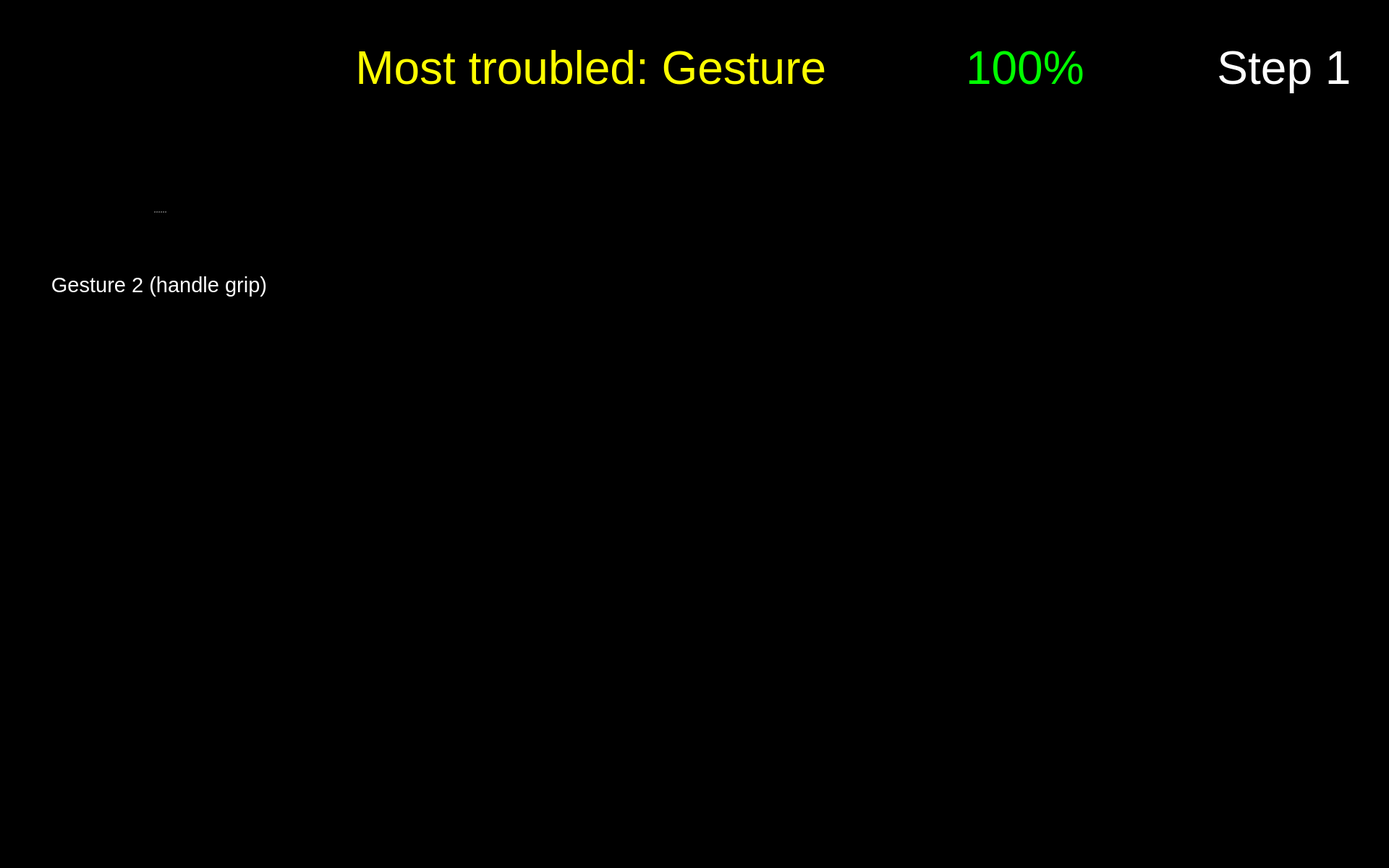
<?xml version="1.0" encoding="UTF-8"?>
<ui version="4.0">
 <class>Form</class>
 <widget class="QWidget" name="Form">
  <property name="geometry">
   <rect>
    <x>0</x>
    <y>0</y>
    <width>1920</width>
    <height>1200</height>
   </rect>
  </property>
  <property name="maximumSize">
   <size>
    <width>1920</width>
    <height>1200</height>
   </size>
  </property>
  <property name="windowTitle">
   <string>Form</string>
  </property>
  <property name="styleSheet">
   <string notr="true">background-color: rgb(0, 0, 0);</string>
  </property>
  <widget class="QPushButton" name="button_nav_left">
   <property name="enabled">
    <bool>true</bool>
   </property>
   <property name="geometry">
    <rect>
     <x>800</x>
     <y>560</y>
     <width>150</width>
     <height>150</height>
    </rect>
   </property>
   <property name="minimumSize">
    <size>
     <width>81</width>
     <height>81</height>
    </size>
   </property>
   <property name="maximumSize">
    <size>
     <width>150</width>
     <height>150</height>
    </size>
   </property>
   <property name="cursor">
    <cursorShape>OpenHandCursor</cursorShape>
   </property>
   <property name="focusPolicy">
    <enum>Qt::WheelFocus</enum>
   </property>
   <property name="contextMenuPolicy">
    <enum>Qt::DefaultContextMenu</enum>
   </property>
   <property name="layoutDirection">
    <enum>Qt::LeftToRight</enum>
   </property>
   <property name="autoFillBackground">
    <bool>false</bool>
   </property>
   <property name="styleSheet">
    <string notr="true"/>
   </property>
   <property name="icon">
    <iconset resource="resources/res.qrc">
     <normaloff>:/buttons/Button Left.svg</normaloff>:/buttons/Button Left.svg</iconset>
   </property>
   <property name="iconSize">
    <size>
     <width>144</width>
     <height>144</height>
    </size>
   </property>
   <property name="autoDefault">
    <bool>false</bool>
   </property>
   <property name="default">
    <bool>false</bool>
   </property>
   <property name="flat">
    <bool>true</bool>
   </property>
  </widget>
  <widget class="QPushButton" name="button_nav_right">
   <property name="enabled">
    <bool>true</bool>
   </property>
   <property name="geometry">
    <rect>
     <x>960</x>
     <y>560</y>
     <width>150</width>
     <height>150</height>
    </rect>
   </property>
   <property name="minimumSize">
    <size>
     <width>81</width>
     <height>81</height>
    </size>
   </property>
   <property name="maximumSize">
    <size>
     <width>150</width>
     <height>150</height>
    </size>
   </property>
   <property name="cursor">
    <cursorShape>OpenHandCursor</cursorShape>
   </property>
   <property name="focusPolicy">
    <enum>Qt::WheelFocus</enum>
   </property>
   <property name="contextMenuPolicy">
    <enum>Qt::DefaultContextMenu</enum>
   </property>
   <property name="layoutDirection">
    <enum>Qt::LeftToRight</enum>
   </property>
   <property name="autoFillBackground">
    <bool>false</bool>
   </property>
   <property name="styleSheet">
    <string notr="true"/>
   </property>
   <property name="icon">
    <iconset resource="resources/res.qrc">
     <normaloff>:/buttons/Button Right.svg</normaloff>:/buttons/Button Right.svg</iconset>
   </property>
   <property name="iconSize">
    <size>
     <width>144</width>
     <height>144</height>
    </size>
   </property>
   <property name="autoDefault">
    <bool>false</bool>
   </property>
   <property name="default">
    <bool>false</bool>
   </property>
   <property name="flat">
    <bool>true</bool>
   </property>
  </widget>
  <widget class="QWidget" name="widget_score" native="true">
   <property name="geometry">
    <rect>
     <x>1180</x>
     <y>20</y>
     <width>450</width>
     <height>150</height>
    </rect>
   </property>
   <widget class="QWidget" name="horizontalLayoutWidget_2">
    <property name="geometry">
     <rect>
      <x>-1</x>
      <y>-1</y>
      <width>451</width>
      <height>152</height>
     </rect>
    </property>
    <layout class="QHBoxLayout" name="horizontalLayout_2">
     <item>
      <widget class="QLabel" name="score_flag">
       <property name="enabled">
        <bool>true</bool>
       </property>
       <property name="sizePolicy">
        <sizepolicy hsizetype="Preferred" vsizetype="Preferred">
         <horstretch>0</horstretch>
         <verstretch>0</verstretch>
        </sizepolicy>
       </property>
       <property name="maximumSize">
        <size>
         <width>150</width>
         <height>150</height>
        </size>
       </property>
       <property name="text">
        <string/>
       </property>
       <property name="pixmap">
        <pixmap resource="resources/res.qrc">:/img/Score Flag.svg</pixmap>
       </property>
      </widget>
     </item>
     <item>
      <widget class="QLabel" name="label_text_score">
       <property name="font">
        <font>
         <pointsize>48</pointsize>
        </font>
       </property>
       <property name="styleSheet">
        <string notr="true">color: rgb(0, 255, 0);</string>
       </property>
       <property name="text">
        <string>&lt;html&gt;&lt;head/&gt;&lt;body&gt;&lt;p&gt;&lt;span style=&quot; color:#00ff00;&quot;&gt;100%&lt;/span&gt;&lt;/p&gt;&lt;/body&gt;&lt;/html&gt;</string>
       </property>
       <property name="alignment">
        <set>Qt::AlignLeading|Qt::AlignLeft|Qt::AlignVCenter</set>
       </property>
       <property name="wordWrap">
        <bool>true</bool>
       </property>
      </widget>
     </item>
    </layout>
   </widget>
  </widget>
  <widget class="QPushButton" name="button_exit">
   <property name="enabled">
    <bool>true</bool>
   </property>
   <property name="geometry">
    <rect>
     <x>1760</x>
     <y>1040</y>
     <width>150</width>
     <height>150</height>
    </rect>
   </property>
   <property name="minimumSize">
    <size>
     <width>81</width>
     <height>81</height>
    </size>
   </property>
   <property name="maximumSize">
    <size>
     <width>150</width>
     <height>150</height>
    </size>
   </property>
   <property name="cursor">
    <cursorShape>OpenHandCursor</cursorShape>
   </property>
   <property name="focusPolicy">
    <enum>Qt::WheelFocus</enum>
   </property>
   <property name="contextMenuPolicy">
    <enum>Qt::DefaultContextMenu</enum>
   </property>
   <property name="icon">
    <iconset resource="resources/res.qrc">
     <normaloff>:/buttons/Button Exit.svg</normaloff>:/buttons/Button Exit.svg</iconset>
   </property>
   <property name="iconSize">
    <size>
     <width>144</width>
     <height>144</height>
    </size>
   </property>
   <property name="autoDefault">
    <bool>false</bool>
   </property>
   <property name="default">
    <bool>false</bool>
   </property>
   <property name="flat">
    <bool>true</bool>
   </property>
  </widget>
  <widget class="QLabel" name="image_step">
   <property name="geometry">
    <rect>
     <x>1650</x>
     <y>170</y>
     <width>250</width>
     <height>250</height>
    </rect>
   </property>
   <property name="font">
    <font>
     <pointsize>48</pointsize>
    </font>
   </property>
   <property name="styleSheet">
    <string notr="true">color: rgb(255, 255, 255);</string>
   </property>
   <property name="text">
    <string/>
   </property>
   <property name="pixmap">
    <pixmap resource="resources/res.qrc">:/detected steps/Detected Step1_Button.png</pixmap>
   </property>
   <property name="alignment">
    <set>Qt::AlignCenter</set>
   </property>
   <property name="wordWrap">
    <bool>true</bool>
   </property>
  </widget>
  <widget class="QLabel" name="label_plot_1">
   <property name="geometry">
    <rect>
     <x>490</x>
     <y>180</y>
     <width>850</width>
     <height>340</height>
    </rect>
   </property>
   <property name="maximumSize">
    <size>
     <width>1200</width>
     <height>480</height>
    </size>
   </property>
   <property name="font">
    <font>
     <pointsize>48</pointsize>
    </font>
   </property>
   <property name="styleSheet">
    <string notr="true">color: rgb(255, 255, 255);</string>
   </property>
   <property name="text">
    <string/>
   </property>
   <property name="scaledContents">
    <bool>true</bool>
   </property>
  </widget>
  <widget class="QLabel" name="icon_newbie_1">
   <property name="enabled">
    <bool>true</bool>
   </property>
   <property name="geometry">
    <rect>
     <x>490</x>
     <y>380</y>
     <width>100</width>
     <height>100</height>
    </rect>
   </property>
   <property name="sizePolicy">
    <sizepolicy hsizetype="Preferred" vsizetype="Preferred">
     <horstretch>0</horstretch>
     <verstretch>0</verstretch>
    </sizepolicy>
   </property>
   <property name="maximumSize">
    <size>
     <width>100</width>
     <height>100</height>
    </size>
   </property>
   <property name="text">
    <string/>
   </property>
   <property name="pixmap">
    <pixmap resource="resources/res.qrc">:/img/Icon User.png</pixmap>
   </property>
   <property name="scaledContents">
    <bool>true</bool>
   </property>
  </widget>
  <widget class="QLabel" name="icon_reaction_1">
   <property name="enabled">
    <bool>true</bool>
   </property>
   <property name="geometry">
    <rect>
     <x>1400</x>
     <y>250</y>
     <width>200</width>
     <height>200</height>
    </rect>
   </property>
   <property name="sizePolicy">
    <sizepolicy hsizetype="Preferred" vsizetype="Preferred">
     <horstretch>0</horstretch>
     <verstretch>0</verstretch>
    </sizepolicy>
   </property>
   <property name="maximumSize">
    <size>
     <width>200</width>
     <height>200</height>
    </size>
   </property>
   <property name="text">
    <string/>
   </property>
   <property name="scaledContents">
    <bool>true</bool>
   </property>
  </widget>
  <widget class="QLabel" name="icon_expert_1">
   <property name="enabled">
    <bool>true</bool>
   </property>
   <property name="geometry">
    <rect>
     <x>490</x>
     <y>220</y>
     <width>100</width>
     <height>100</height>
    </rect>
   </property>
   <property name="sizePolicy">
    <sizepolicy hsizetype="Preferred" vsizetype="Preferred">
     <horstretch>0</horstretch>
     <verstretch>0</verstretch>
    </sizepolicy>
   </property>
   <property name="maximumSize">
    <size>
     <width>100</width>
     <height>100</height>
    </size>
   </property>
   <property name="text">
    <string/>
   </property>
   <property name="pixmap">
    <pixmap resource="resources/res.qrc">:/img/Icon Expert.png</pixmap>
   </property>
   <property name="scaledContents">
    <bool>true</bool>
   </property>
  </widget>
  <widget class="QLabel" name="label_trouble">
   <property name="geometry">
    <rect>
     <x>260</x>
     <y>20</y>
     <width>900</width>
     <height>150</height>
    </rect>
   </property>
   <property name="font">
    <font>
     <family>Arial</family>
     <pointsize>48</pointsize>
     <weight>9</weight>
     <italic>false</italic>
     <bold>false</bold>
    </font>
   </property>
   <property name="styleSheet">
    <string notr="true">font: 75 48pt &quot;Arial&quot;;
color: rgb(255, 255, 0);</string>
   </property>
   <property name="text">
    <string>Most troubled: Gesture </string>
   </property>
   <property name="textFormat">
    <enum>Qt::RichText</enum>
   </property>
   <property name="alignment">
    <set>Qt::AlignRight|Qt::AlignTrailing|Qt::AlignVCenter</set>
   </property>
   <property name="wordWrap">
    <bool>true</bool>
   </property>
  </widget>
  <widget class="QLabel" name="label_text_step">
   <property name="geometry">
    <rect>
     <x>1650</x>
     <y>20</y>
     <width>250</width>
     <height>150</height>
    </rect>
   </property>
   <property name="font">
    <font>
     <family>Arial</family>
     <pointsize>48</pointsize>
     <weight>9</weight>
     <italic>false</italic>
     <bold>false</bold>
    </font>
   </property>
   <property name="styleSheet">
    <string notr="true">font: 75 48pt &quot;Arial&quot;;
color: rgb(255, 255, 255);</string>
   </property>
   <property name="text">
    <string>Step 1</string>
   </property>
   <property name="textFormat">
    <enum>Qt::RichText</enum>
   </property>
   <property name="alignment">
    <set>Qt::AlignCenter</set>
   </property>
   <property name="wordWrap">
    <bool>true</bool>
   </property>
  </widget>
  <widget class="QSplitter" name="splitter_4">
   <property name="geometry">
    <rect>
     <x>60</x>
     <y>210</y>
     <width>320</width>
     <height>282</height>
    </rect>
   </property>
   <property name="orientation">
    <enum>Qt::Vertical</enum>
   </property>
   <widget class="QLabel" name="image_required_3">
    <property name="maximumSize">
     <size>
      <width>320</width>
      <height>240</height>
     </size>
    </property>
    <property name="text">
     <string/>
    </property>
    <property name="pixmap">
     <pixmap resource="resources/res.qrc">:/img/left_step1_gesture2.png</pixmap>
    </property>
    <property name="scaledContents">
     <bool>true</bool>
    </property>
   </widget>
   <widget class="QLabel" name="text_required_3">
    <property name="font">
     <font>
      <family>Arial</family>
      <pointsize>22</pointsize>
      <weight>9</weight>
      <italic>false</italic>
      <bold>false</bold>
     </font>
    </property>
    <property name="styleSheet">
     <string notr="true">font: 75 22pt &quot;Arial&quot;;
color: rgb(255, 255, 255);</string>
    </property>
    <property name="text">
     <string>Gesture 2 (handle grip)</string>
    </property>
    <property name="textFormat">
     <enum>Qt::PlainText</enum>
    </property>
    <property name="alignment">
     <set>Qt::AlignCenter</set>
    </property>
    <property name="wordWrap">
     <bool>true</bool>
    </property>
   </widget>
  </widget>
 </widget>
 <resources>
  <include location="resources/res.qrc"/>
 </resources>
 <connections/>
</ui>
